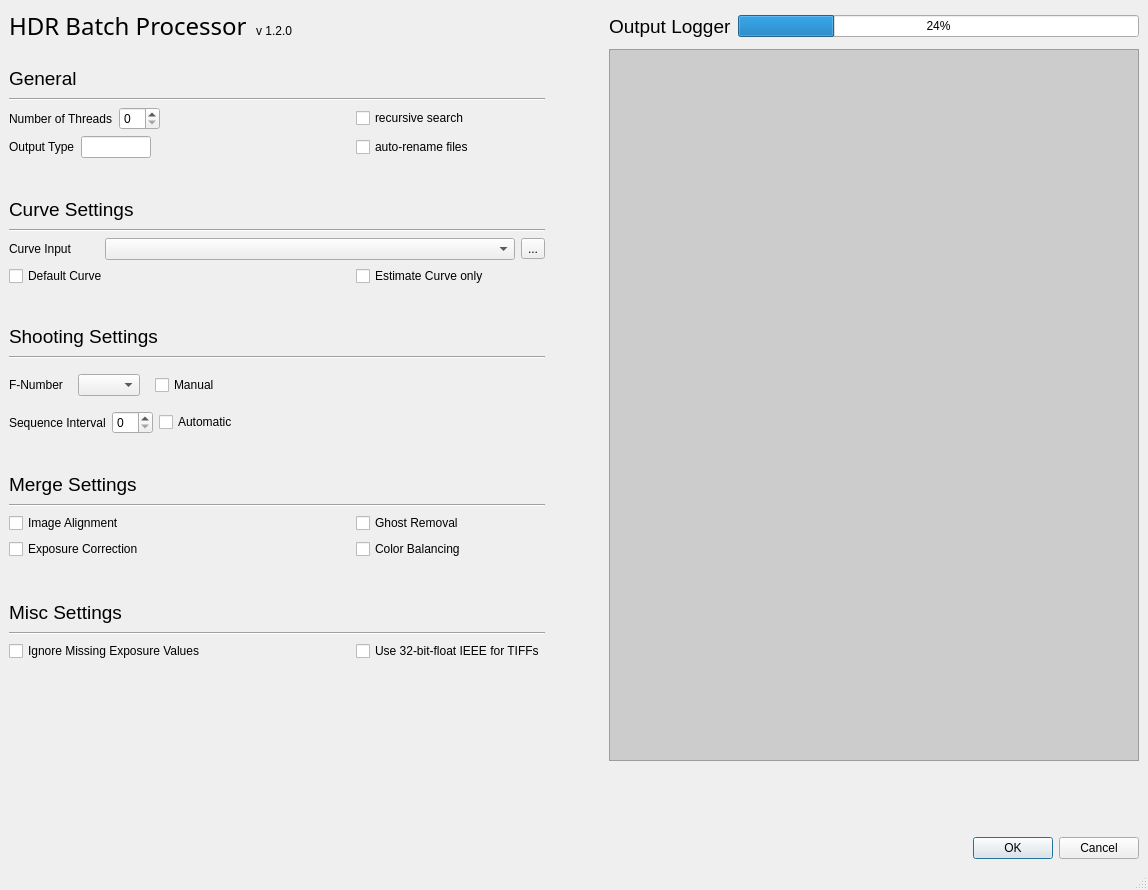
<?xml version="1.0" encoding="UTF-8"?>
<ui version="4.0">
 <class>MainWindow</class>
 <widget class="QMainWindow" name="MainWindow">
  <property name="geometry">
   <rect>
    <x>0</x>
    <y>0</y>
    <width>1148</width>
    <height>890</height>
   </rect>
  </property>
  <property name="windowTitle">
   <string>MainWindow</string>
  </property>
  <widget class="QWidget" name="centralwidget">
   <layout class="QGridLayout" name="gridLayout_4">
    <item row="0" column="0">
     <layout class="QGridLayout" name="gridLayout">
      <item row="8" column="0" colspan="2">
       <widget class="Line" name="line_3">
        <property name="orientation">
         <enum>Qt::Horizontal</enum>
        </property>
       </widget>
      </item>
      <item row="11" column="0">
       <spacer name="verticalSpacer_2">
        <property name="orientation">
         <enum>Qt::Vertical</enum>
        </property>
        <property name="sizeType">
         <enum>QSizePolicy::Fixed</enum>
        </property>
        <property name="sizeHint" stdset="0">
         <size>
          <width>20</width>
          <height>25</height>
         </size>
        </property>
       </spacer>
      </item>
      <item row="20" column="1">
       <widget class="QCheckBox" name="colorBalancing_cb">
        <property name="text">
         <string>Color Balancing</string>
        </property>
       </widget>
      </item>
      <item row="0" column="0">
       <layout class="QHBoxLayout" name="title_hl">
        <item>
         <widget class="QLabel" name="title_l">
          <property name="maximumSize">
           <size>
            <width>16777215</width>
            <height>40</height>
           </size>
          </property>
          <property name="font">
           <font>
            <family>Droid Serif</family>
            <pointsize>18</pointsize>
           </font>
          </property>
          <property name="text">
           <string>HDR Batch Processor</string>
          </property>
          <property name="alignment">
           <set>Qt::AlignBottom|Qt::AlignLeading|Qt::AlignLeft</set>
          </property>
         </widget>
        </item>
        <item>
         <widget class="QLabel" name="version_l">
          <property name="maximumSize">
           <size>
            <width>16777215</width>
            <height>40</height>
           </size>
          </property>
          <property name="styleSheet">
           <string notr="true">margin-bottom: 2px;</string>
          </property>
          <property name="text">
           <string>v 1.2.0</string>
          </property>
          <property name="alignment">
           <set>Qt::AlignBottom|Qt::AlignLeading|Qt::AlignLeft</set>
          </property>
         </widget>
        </item>
       </layout>
      </item>
      <item row="9" column="0" colspan="2">
       <layout class="QHBoxLayout" name="curveInput_hl">
        <item>
         <widget class="QLabel" name="curveInput_l">
          <property name="maximumSize">
           <size>
            <width>90</width>
            <height>16777215</height>
           </size>
          </property>
          <property name="text">
           <string>Curve Input</string>
          </property>
         </widget>
        </item>
        <item>
         <widget class="QComboBox" name="curveInput_cb"/>
        </item>
        <item>
         <widget class="QToolButton" name="curveInput_tb">
          <property name="text">
           <string>...</string>
          </property>
         </widget>
        </item>
       </layout>
      </item>
      <item row="2" column="0">
       <widget class="QLabel" name="generalSettings_l">
        <property name="font">
         <font>
          <pointsize>14</pointsize>
         </font>
        </property>
        <property name="text">
         <string>General</string>
        </property>
       </widget>
      </item>
      <item row="0" column="4">
       <spacer name="horizontalSpacer_5">
        <property name="orientation">
         <enum>Qt::Horizontal</enum>
        </property>
        <property name="sizeType">
         <enum>QSizePolicy::Fixed</enum>
        </property>
        <property name="sizeHint" stdset="0">
         <size>
          <width>40</width>
          <height>20</height>
         </size>
        </property>
       </spacer>
      </item>
      <item row="23" column="0" colspan="2">
       <widget class="Line" name="line_5">
        <property name="orientation">
         <enum>Qt::Horizontal</enum>
        </property>
       </widget>
      </item>
      <item row="19" column="1">
       <widget class="QCheckBox" name="ghostRemoval_cb">
        <property name="text">
         <string>Ghost Removal</string>
        </property>
       </widget>
      </item>
      <item row="18" column="0" colspan="2">
       <widget class="Line" name="line_6">
        <property name="orientation">
         <enum>Qt::Horizontal</enum>
        </property>
       </widget>
      </item>
      <item row="1" column="0">
       <spacer name="verticalSpacer_6">
        <property name="orientation">
         <enum>Qt::Vertical</enum>
        </property>
        <property name="sizeType">
         <enum>QSizePolicy::Fixed</enum>
        </property>
        <property name="sizeHint" stdset="0">
         <size>
          <width>20</width>
          <height>10</height>
         </size>
        </property>
       </spacer>
      </item>
      <item row="5" column="0">
       <layout class="QHBoxLayout" name="outputType_hl">
        <item>
         <widget class="QLabel" name="outputType_l">
          <property name="text">
           <string>Output Type</string>
          </property>
         </widget>
        </item>
        <item>
         <widget class="QLineEdit" name="outputType_le">
          <property name="maximumSize">
           <size>
            <width>70</width>
            <height>16777215</height>
           </size>
          </property>
         </widget>
        </item>
        <item>
         <spacer name="horizontalSpacer">
          <property name="orientation">
           <enum>Qt::Horizontal</enum>
          </property>
          <property name="sizeHint" stdset="0">
           <size>
            <width>40</width>
            <height>20</height>
           </size>
          </property>
         </spacer>
        </item>
       </layout>
      </item>
      <item row="4" column="0">
       <layout class="QHBoxLayout" name="threads_hl">
        <item>
         <widget class="QLabel" name="threads_l">
          <property name="text">
           <string>Number of Threads</string>
          </property>
         </widget>
        </item>
        <item>
         <widget class="QSpinBox" name="threads_sb">
          <property name="sizePolicy">
           <sizepolicy hsizetype="Fixed" vsizetype="Fixed">
            <horstretch>0</horstretch>
            <verstretch>0</verstretch>
           </sizepolicy>
          </property>
          <property name="maximumSize">
           <size>
            <width>50</width>
            <height>16777215</height>
           </size>
          </property>
         </widget>
        </item>
        <item>
         <spacer name="horizontalSpacer_2">
          <property name="orientation">
           <enum>Qt::Horizontal</enum>
          </property>
          <property name="sizeHint" stdset="0">
           <size>
            <width>40</width>
            <height>20</height>
           </size>
          </property>
         </spacer>
        </item>
       </layout>
      </item>
      <item row="15" column="0" colspan="2">
       <layout class="QHBoxLayout" name="seqInterval_hl">
        <item>
         <widget class="QLabel" name="seqInterval_l">
          <property name="text">
           <string>Sequence Interval</string>
          </property>
         </widget>
        </item>
        <item>
         <widget class="QSpinBox" name="seqInterval_sb">
          <property name="maximumSize">
           <size>
            <width>60</width>
            <height>16777215</height>
           </size>
          </property>
          <property name="value">
           <number>0</number>
          </property>
         </widget>
        </item>
        <item>
         <widget class="QCheckBox" name="automaticSeq_cb">
          <property name="text">
           <string>Automatic</string>
          </property>
         </widget>
        </item>
        <item>
         <spacer name="horizontalSpacer_4">
          <property name="orientation">
           <enum>Qt::Horizontal</enum>
          </property>
          <property name="sizeHint" stdset="0">
           <size>
            <width>40</width>
            <height>20</height>
           </size>
          </property>
         </spacer>
        </item>
       </layout>
      </item>
      <item row="0" column="5">
       <widget class="QLabel" name="outputLogger_l">
        <property name="font">
         <font>
          <pointsize>14</pointsize>
         </font>
        </property>
        <property name="text">
         <string>Output Logger</string>
        </property>
       </widget>
      </item>
      <item row="0" column="6">
       <widget class="QProgressBar" name="outputLogger_pb">
        <property name="value">
         <number>24</number>
        </property>
       </widget>
      </item>
      <item row="16" column="0">
       <spacer name="verticalSpacer_3">
        <property name="orientation">
         <enum>Qt::Vertical</enum>
        </property>
        <property name="sizeType">
         <enum>QSizePolicy::Fixed</enum>
        </property>
        <property name="sizeHint" stdset="0">
         <size>
          <width>20</width>
          <height>25</height>
         </size>
        </property>
       </spacer>
      </item>
      <item row="6" column="0">
       <spacer name="verticalSpacer">
        <property name="orientation">
         <enum>Qt::Vertical</enum>
        </property>
        <property name="sizeType">
         <enum>QSizePolicy::Fixed</enum>
        </property>
        <property name="sizeHint" stdset="0">
         <size>
          <width>20</width>
          <height>25</height>
         </size>
        </property>
       </spacer>
      </item>
      <item row="12" column="0">
       <widget class="QLabel" name="shottingSettings_l">
        <property name="font">
         <font>
          <pointsize>14</pointsize>
         </font>
        </property>
        <property name="text">
         <string>Shooting Settings</string>
        </property>
       </widget>
      </item>
      <item row="17" column="0">
       <widget class="QLabel" name="mergeSettings_l">
        <property name="font">
         <font>
          <pointsize>14</pointsize>
         </font>
        </property>
        <property name="text">
         <string>Merge Settings</string>
        </property>
       </widget>
      </item>
      <item row="28" column="6">
       <spacer name="verticalSpacer_7">
        <property name="orientation">
         <enum>Qt::Vertical</enum>
        </property>
        <property name="sizeType">
         <enum>QSizePolicy::Fixed</enum>
        </property>
        <property name="sizeHint" stdset="0">
         <size>
          <width>20</width>
          <height>20</height>
         </size>
        </property>
       </spacer>
      </item>
      <item row="29" column="0" colspan="7">
       <spacer name="placeholderVerticalSpacer_delete_vs">
        <property name="orientation">
         <enum>Qt::Vertical</enum>
        </property>
        <property name="sizeType">
         <enum>QSizePolicy::Fixed</enum>
        </property>
        <property name="sizeHint" stdset="0">
         <size>
          <width>21</width>
          <height>30</height>
         </size>
        </property>
       </spacer>
      </item>
      <item row="7" column="0">
       <widget class="QLabel" name="curveSettings_l">
        <property name="font">
         <font>
          <pointsize>14</pointsize>
         </font>
        </property>
        <property name="text">
         <string>Curve Settings</string>
        </property>
       </widget>
      </item>
      <item row="22" column="0">
       <widget class="QLabel" name="miscSettings_l">
        <property name="font">
         <font>
          <pointsize>14</pointsize>
         </font>
        </property>
        <property name="text">
         <string>Misc Settings</string>
        </property>
       </widget>
      </item>
      <item row="20" column="0">
       <widget class="QCheckBox" name="exposureCorrection_cb">
        <property name="text">
         <string>Exposure Correction</string>
        </property>
       </widget>
      </item>
      <item row="24" column="1">
       <widget class="QCheckBox" name="use32bitIEE_cb">
        <property name="text">
         <string>Use 32-bit-float IEEE for TIFFs</string>
        </property>
        <property name="checked">
         <bool>false</bool>
        </property>
       </widget>
      </item>
      <item row="13" column="0" colspan="2">
       <widget class="Line" name="line_4">
        <property name="orientation">
         <enum>Qt::Horizontal</enum>
        </property>
       </widget>
      </item>
      <item row="10" column="1">
       <widget class="QCheckBox" name="estimateCurve_cb">
        <property name="text">
         <string>Estimate Curve only</string>
        </property>
       </widget>
      </item>
      <item row="3" column="0" colspan="2">
       <widget class="Line" name="line_2">
        <property name="orientation">
         <enum>Qt::Horizontal</enum>
        </property>
       </widget>
      </item>
      <item row="19" column="0">
       <widget class="QCheckBox" name="imageAlignment_cb">
        <property name="text">
         <string>Image Alignment</string>
        </property>
       </widget>
      </item>
      <item row="31" column="6">
       <widget class="QDialogButtonBox" name="okCancel_bb">
        <property name="standardButtons">
         <set>QDialogButtonBox::Cancel|QDialogButtonBox::Ok</set>
        </property>
       </widget>
      </item>
      <item row="30" column="6">
       <spacer name="verticalSpacer_8">
        <property name="orientation">
         <enum>Qt::Vertical</enum>
        </property>
        <property name="sizeType">
         <enum>QSizePolicy::Fixed</enum>
        </property>
        <property name="sizeHint" stdset="0">
         <size>
          <width>20</width>
          <height>20</height>
         </size>
        </property>
       </spacer>
      </item>
      <item row="5" column="1">
       <widget class="QCheckBox" name="autoRenameFiles_cb">
        <property name="text">
         <string>auto-rename files</string>
        </property>
       </widget>
      </item>
      <item row="10" column="0">
       <widget class="QCheckBox" name="defaultCurve_cb">
        <property name="text">
         <string>Default Curve</string>
        </property>
       </widget>
      </item>
      <item row="1" column="5" rowspan="27" colspan="2">
       <widget class="QTextEdit" name="outputLogger_te">
        <property name="minimumSize">
         <size>
          <width>530</width>
          <height>0</height>
         </size>
        </property>
        <property name="styleSheet">
         <string notr="true">background-color: #cccccc;</string>
        </property>
        <property name="html">
         <string>&lt;!DOCTYPE HTML PUBLIC &quot;-//W3C//DTD HTML 4.0//EN&quot; &quot;http://www.w3.org/TR/REC-html40/strict.dtd&quot;&gt;
&lt;html&gt;&lt;head&gt;&lt;meta name=&quot;qrichtext&quot; content=&quot;1&quot; /&gt;&lt;style type=&quot;text/css&quot;&gt;
p, li { white-space: pre-wrap; }
&lt;/style&gt;&lt;/head&gt;&lt;body style=&quot; font-family:'Ubuntu'; font-size:11pt; font-weight:400; font-style:normal;&quot;&gt;
&lt;p style=&quot;-qt-paragraph-type:empty; margin-top:0px; margin-bottom:0px; margin-left:0px; margin-right:0px; -qt-block-indent:0; text-indent:0px;&quot;&gt;&lt;br /&gt;&lt;/p&gt;&lt;/body&gt;&lt;/html&gt;</string>
        </property>
       </widget>
      </item>
      <item row="24" column="0">
       <widget class="QCheckBox" name="ignoreMissingExposures_cb">
        <property name="text">
         <string>Ignore Missing Exposure Values</string>
        </property>
       </widget>
      </item>
      <item row="4" column="1">
       <widget class="QCheckBox" name="recursiveSearch_cb">
        <property name="text">
         <string>recursive search</string>
        </property>
       </widget>
      </item>
      <item row="21" column="0">
       <spacer name="verticalSpacer_5">
        <property name="orientation">
         <enum>Qt::Vertical</enum>
        </property>
        <property name="sizeType">
         <enum>QSizePolicy::Fixed</enum>
        </property>
        <property name="sizeHint" stdset="0">
         <size>
          <width>20</width>
          <height>25</height>
         </size>
        </property>
       </spacer>
      </item>
      <item row="14" column="0" colspan="2">
       <layout class="QHBoxLayout" name="fnum_hl">
        <item>
         <widget class="QLabel" name="fnum_l">
          <property name="text">
           <string>F-Number</string>
          </property>
         </widget>
        </item>
        <item>
         <widget class="QStackedWidget" name="fnum_sw">
          <property name="sizePolicy">
           <sizepolicy hsizetype="Preferred" vsizetype="Fixed">
            <horstretch>0</horstretch>
            <verstretch>0</verstretch>
           </sizepolicy>
          </property>
          <property name="maximumSize">
           <size>
            <width>80</width>
            <height>16777215</height>
           </size>
          </property>
          <property name="currentIndex">
           <number>0</number>
          </property>
          <widget class="QWidget" name="fnum_cb_p">
           <layout class="QGridLayout" name="gridLayout_3">
            <item row="0" column="0">
             <widget class="QComboBox" name="fnum_cb">
              <property name="sizePolicy">
               <sizepolicy hsizetype="Fixed" vsizetype="Fixed">
                <horstretch>0</horstretch>
                <verstretch>0</verstretch>
               </sizepolicy>
              </property>
              <property name="maximumSize">
               <size>
                <width>16777215</width>
                <height>16777215</height>
               </size>
              </property>
             </widget>
            </item>
           </layout>
          </widget>
          <widget class="QWidget" name="fnum_le_p">
           <layout class="QGridLayout" name="gridLayout_2">
            <item row="0" column="0">
             <widget class="QLineEdit" name="fnum_le"/>
            </item>
           </layout>
          </widget>
         </widget>
        </item>
        <item>
         <widget class="QCheckBox" name="manual_fnum_cb">
          <property name="text">
           <string>Manual</string>
          </property>
         </widget>
        </item>
        <item>
         <spacer name="horizontalSpacer_3">
          <property name="orientation">
           <enum>Qt::Horizontal</enum>
          </property>
          <property name="sizeHint" stdset="0">
           <size>
            <width>40</width>
            <height>20</height>
           </size>
          </property>
         </spacer>
        </item>
       </layout>
      </item>
     </layout>
    </item>
   </layout>
  </widget>
  <widget class="QMenuBar" name="menubar">
   <property name="geometry">
    <rect>
     <x>0</x>
     <y>0</y>
     <width>1148</width>
     <height>25</height>
    </rect>
   </property>
  </widget>
  <widget class="QStatusBar" name="statusbar"/>
 </widget>
 <resources/>
 <connections/>
</ui>
